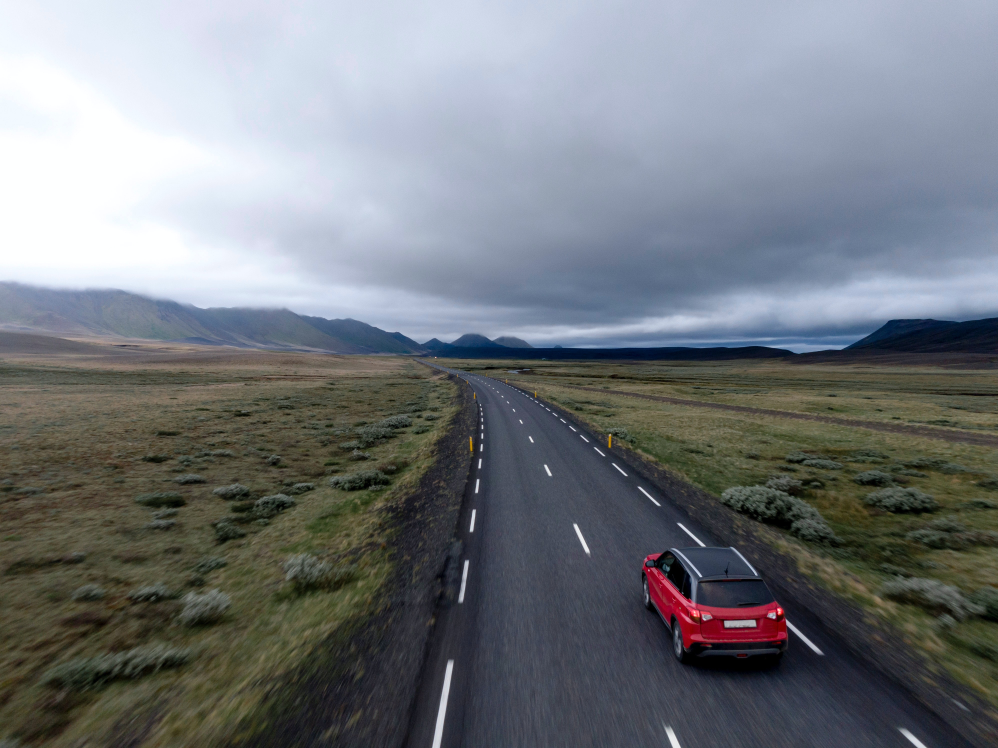
#> input picture car.jpg, 3992 x 2992 px, given in place of the camera (shown at 1/4 size)
$ python main.py
#> lines starting #> are read from the running program, lines starting #| are printed output that depends on the picture; after the words box and inside, x2 and y2 are one past the last pixel; in counts of white or black regions, pixels touching at a corner belong together
#> in run_camera, frame is the input picture: shape (2992, 3992, 3); mean B, G, R 125.9, 121, 116.5
# -*- coding: utf-8 -*-
# Programmer: 郭科顯
# Date 2022/6/15
# 在 OpenCV 裏使用背景去除
# Python 3.9.10
# numpy 1.22.4
# opencv-python 4.6.0.66
# matplotlib 3.5.2
#

import cv2
import numpy

# 建立 MOG2 背景減法器
back_sub_MOG2 = cv2.createBackgroundSubtractorMOG2()
kernel = cv2.getStructuringElement(cv2.MORPH_ELLIPSE, (5, 5))


# 抓出遮罩中的影像
# img 圖片, mask 遮罩
def fetch_img_in_mask(img, mask):
    img = cv2.bitwise_not(img, mask=mask)
    img = cv2.bitwise_not(img, mask=mask)
    return img


# 將邊界框加入到圖片中
def add_bounding_box(img, mask):
    min_area = 750  # 偵測輪廓的最小面積

    contours, _ = cv2.findContours(mask, cv2.RETR_EXTERNAL, cv2.CHAIN_APPROX_SIMPLE)
    for cnt in contours:
        if cv2.contourArea(cnt) < min_area:
            continue

        (x, y, w, h) = cv2.boundingRect(cnt)
        img = cv2.rectangle(img.copy(), (x, y), (x + w, y + h), (0, 0, 255), 2)

    return img


# 新增輪廓到圖片中
def add_contours(img, mask):
    min_area = 750  # 偵測輪廓的最小面積

    contours, _ = cv2.findContours(mask, cv2.RETR_EXTERNAL, cv2.CHAIN_APPROX_SIMPLE)
    for cnt in contours:
        if cv2.contourArea(cnt) < min_area:
            continue

        img = cv2.drawContours(img.copy(), cnt, -1, [0, 0, 255], 3)

    return img


# 使用 MOG2 來回傳影像中的移動物件
def get_MOG2_img(img):
    fg_mask = back_sub_MOG2.apply(img)
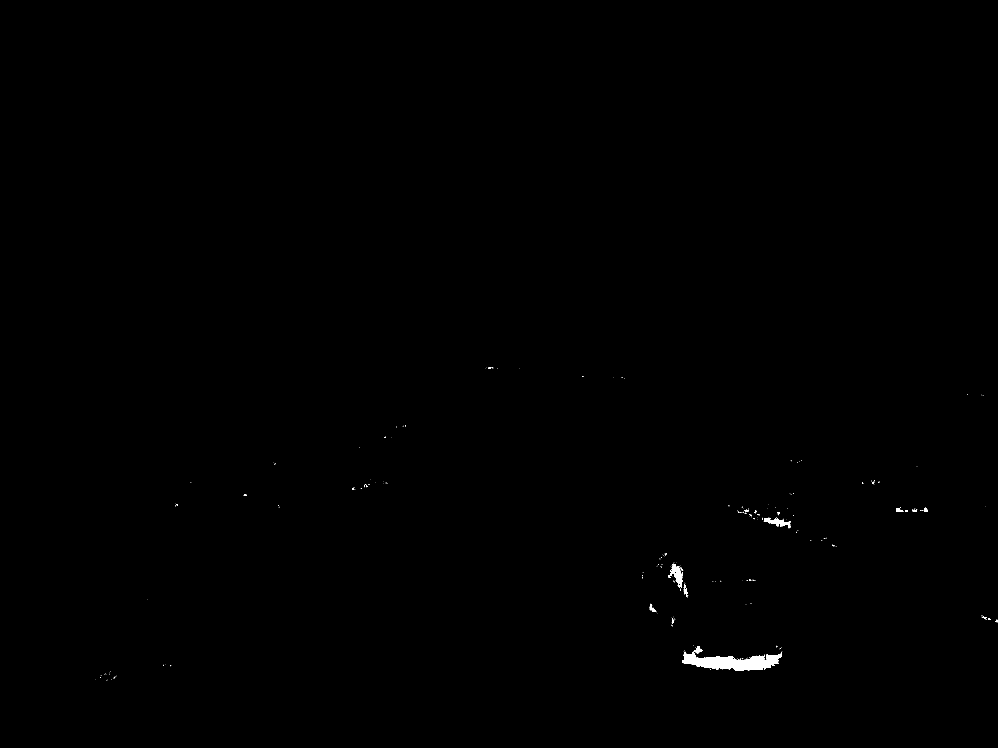
#> fg_mask: shape (2992, 3992) (shown at 1/4 size); values 127 (black) and 255 (white), 0.2% white; 357 white regions (332 under 20 px), largest, box (x1, y1, x2, y2) and area: (2728, 2600, 3128, 2682) 16754, (2672, 2256, 2732, 2352) 2282, (3056, 2071, 3162, 2112) 1857
    img = fetch_img_in_mask(img, fg_mask)
#> in fetch_img_in_mask, `img = cv2.bitwise_not(img, mask=mask)`:
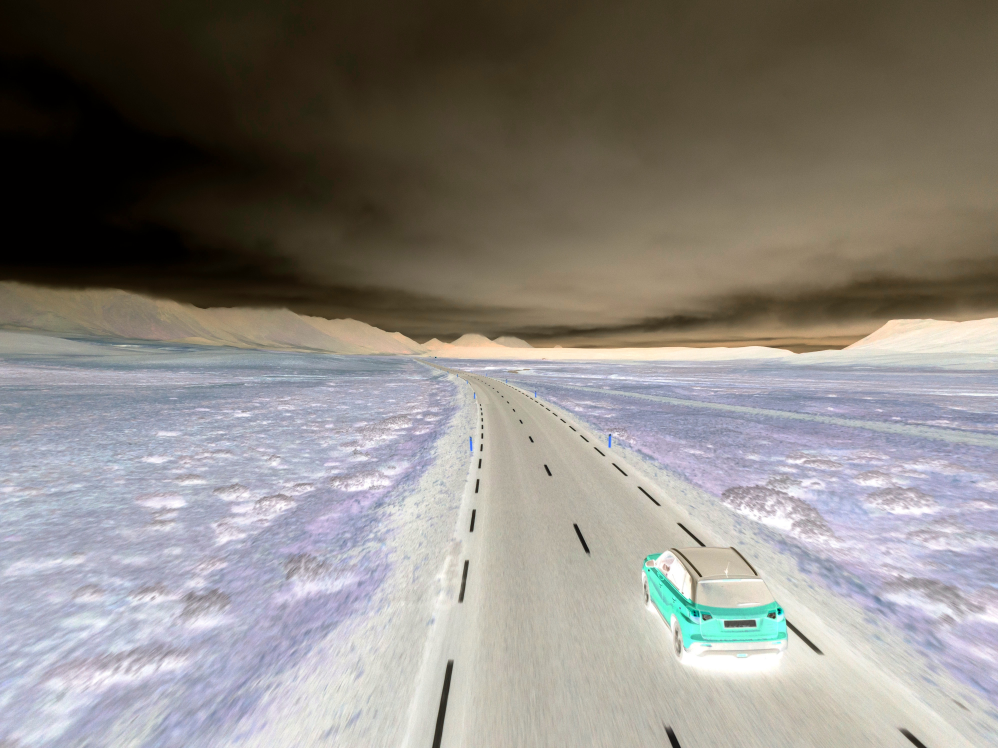
#> img: shape (2992, 3992, 3) (shown at 1/4 size); mean of channels 0, 1, 2 129.1, 134, 138.5; drawn as B, G, R
#> (key q is pressed here)
    return img


# 取得變化後的 MOG2 影像
def get_morph_MOG2_img(img):
    fg_mask = back_sub_MOG2.apply(img)
#> fg_mask: shape (2992, 3992); every value is 0
    fg_mask = cv2.morphologyEx(fg_mask, cv2.MORPH_OPEN, kernel)
    img = fetch_img_in_mask(img, fg_mask)
#> in fetch_img_in_mask (call 2), `img = cv2.bitwise_not(img, mask=mask)`: img: shape (2992, 3992, 3); every value is 0
    return img


# 在 MOG2 影像中加入輪廓
def get_MOG2_img_with_contours(img):
    fg_mask = back_sub_MOG2.apply(img)
    fg_mask = cv2.morphologyEx(fg_mask, cv2.MORPH_OPEN, kernel)
    img = add_contours(img, fg_mask)

    return img


# 在 MOG2 影像中加入邊界框
def get_MOG2_img_with_bounding_box(img):
    fg_mask = back_sub_MOG2.apply(img)
    fg_mask = cv2.morphologyEx(fg_mask, cv2.MORPH_OPEN, kernel)
    img = add_bounding_box(img, fg_mask)

    return img


# 啟動相機
# 輸入參數可使用
# 1. get_MOG2_img
# 2. get_morph_MOG2_img
# 3. get_MOG2_img_with_contours
# 4. get_MOG2_img_with_bounding_box
# 查看其結果
def run_camera(img_process_fun):
    cam = cv2.VideoCapture(0)

    if not cam.isOpened:
        print('Unable to open')
        exit(0)

    while True:
        ret, frame = cam.read()  # 讀取相機畫面
        processed_img = None  # 預先定義轉換後的圖片

        # 如果抓不到畫面
        if frame is None:
            break

        # 如果 img_process_fun 不為 None
        if img_process_fun is not None:
            processed_img = img_process_fun(frame)

        # 顯示圖片
        cv2.imshow('Camera View', frame)
        if img_process_fun is not None:
            cv2.imshow('Processed Image', processed_img)

        # 若按下 q 鍵則離開迴圈
        key = cv2.waitKey(1)
        if key == ord('q'):
            break

    # 釋放攝影機
    cam.release()
    # 關閉所有 OpenCV 視窗
    cv2.destroyAllWindows()


# Press the green button in the gutter to run the script.
if __name__ == '__main__':
    run_camera(get_MOG2_img)
    run_camera(get_morph_MOG2_img)
#> (key Esc is pressed here)
    run_camera(get_MOG2_img_with_contours)
#> in add_contours, `contours, _ = cv2.findContours(mask, cv2.RETR_EXTERNAL, cv2.CHAIN_APPR..`: contours = []
    run_camera(get_MOG2_img_with_bounding_box)

# 參考資料:
# 背景減法器-1 https://www.twblogs.net/a/5db37a70bd9eee310da04dfb
# 背景減法器-2
# https://chtseng.wordpress.com/2018/11/03/opencv%E7%9A%84%E5%89%8D%E6%99%AF%EF%BC%8F%E8%83%8C%E6%99%AF%E5%88%86%E9%9B%A2%E6%8A%80%E8%A1%93/
# 背景減法器-2 參考程式碼
# https://github.com/ch-tseng/report_BackgroundSubtractor
# 影像遮罩使用 https://steam.oxxostudio.tw/category/python/ai/opencv-mask.html
# 將函式當作其他函式的變數 https://www.geeksforgeeks.org/passing-function-as-an-argument-in-python/
# OpenCV 串流影像處理 https://blog.gtwang.org/programming/opencv-webcam-video-capture-and-file-write-tutorial/
# opencv学习笔记十：使用cv2.morphologyEx()实现开运算，闭运算，礼帽与黑帽操作以及梯度运算_耐心的小黑的博客-CSDN博客_cv2.morphologyex 使用
# https://blog.csdn.net/qq_39507748/article/details/104539673
# 輪廓的取得和使用
# https://chtseng.wordpress.com/2016/12/05/opencv-contour%E8%BC%AA%E5%BB%93/
# 畫矩形
# https://shengyu7697.github.io/python-opencv-rectangle/
# 此專案 github 網址
# https://github.com/trinagle1289/Practical_Application_Of_Python_Programming-Final_assignment
